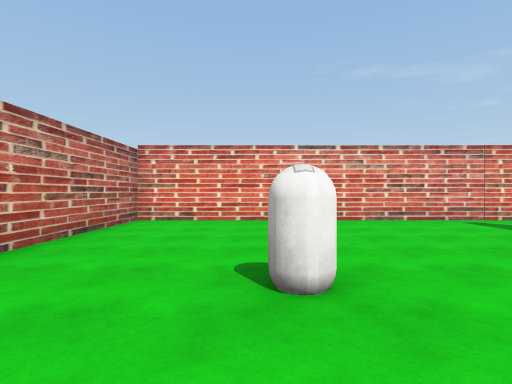
view 1 (above)

18 first-person views from a walk through a scene from a Unity 3-D project. The camera is 1.4 m above the floor, looks level and sees 80° across. The floor is counted in squares, 2 m on a side. Each view is taken from the middle of a square. On the plan, view 1 faces up. The plan holds only what a view shows up to about 10 squares ahead; the rest is blank. The place goes on beyond the plan. The player is left out. Some surface patterns are stand-ins.

view 2
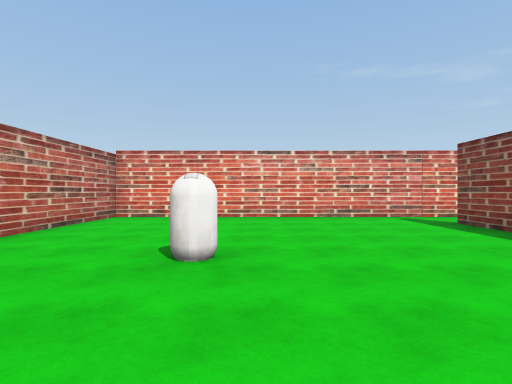

view 3
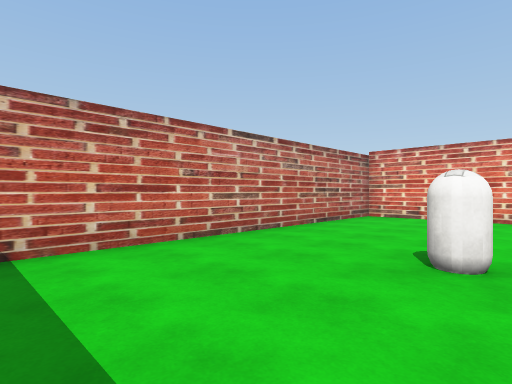

view 4
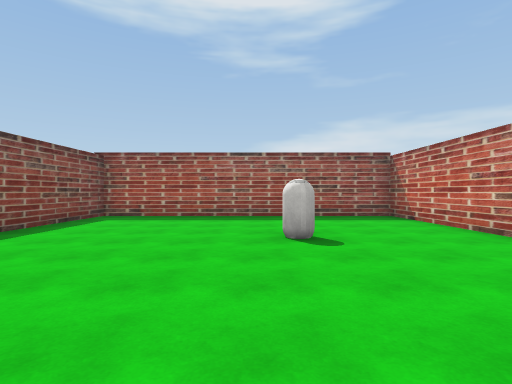

view 5
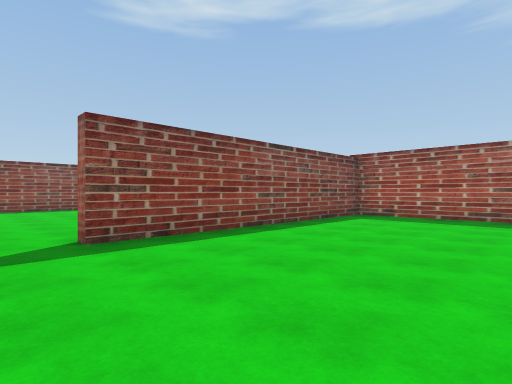

view 6
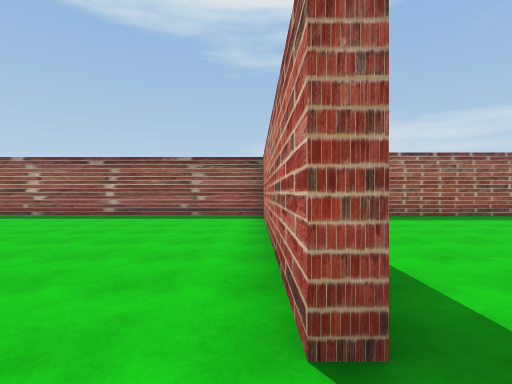

view 7
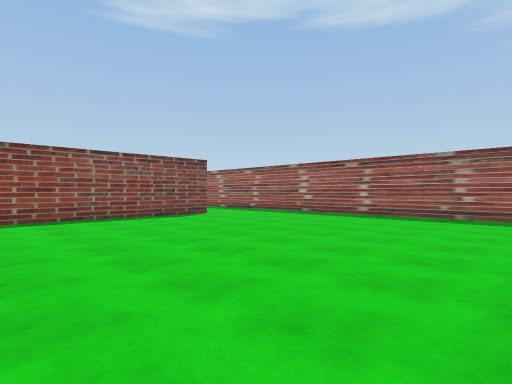

view 8
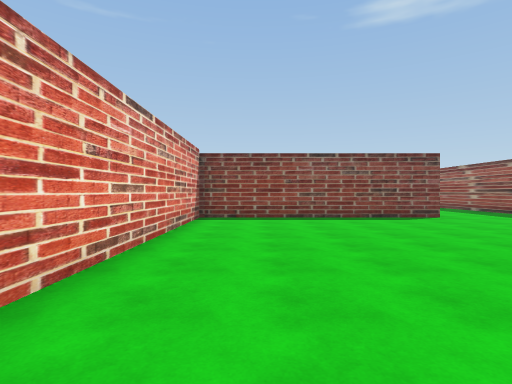

view 9
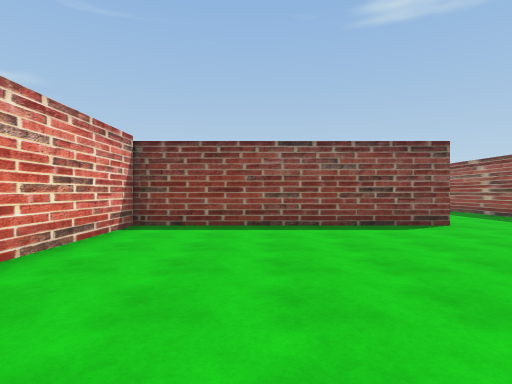

view 10
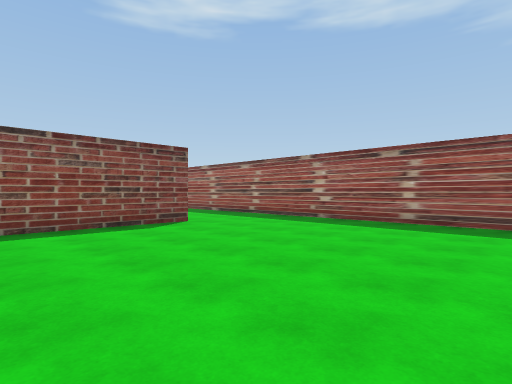

view 11
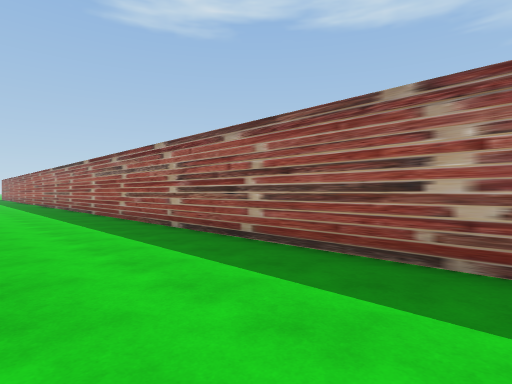

view 12
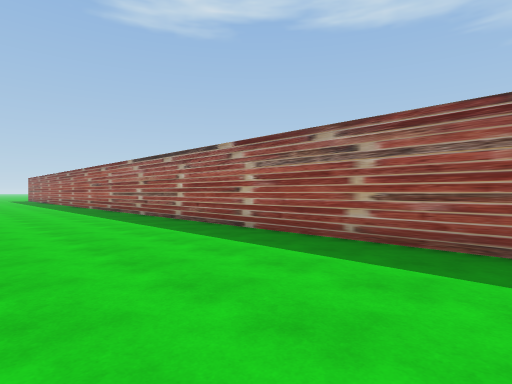

view 13
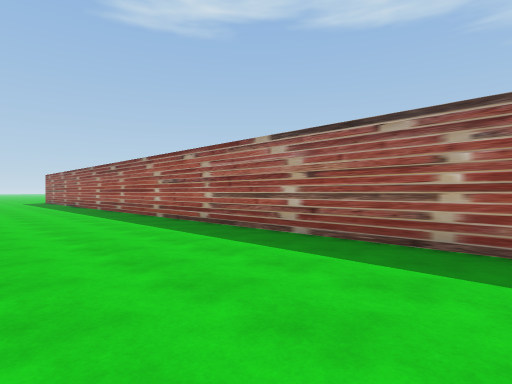

view 14
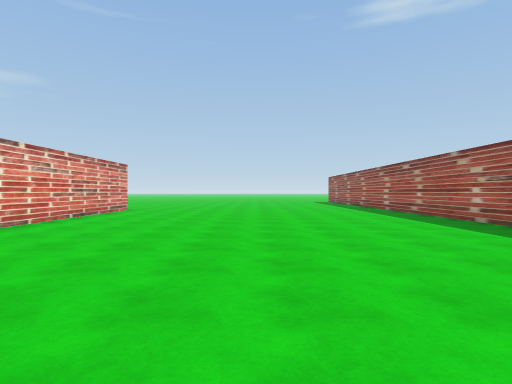

view 15
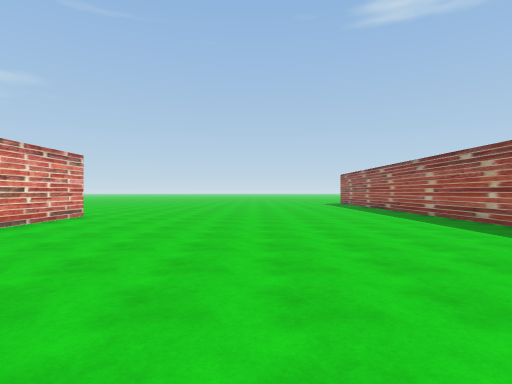

view 16
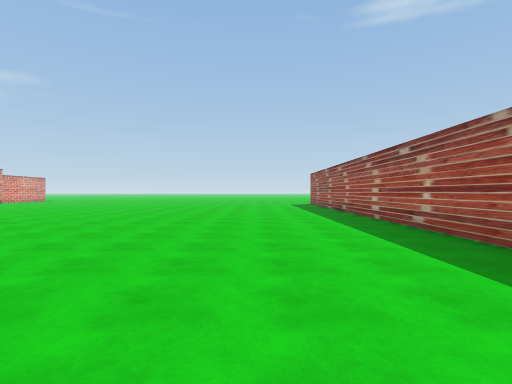

view 17
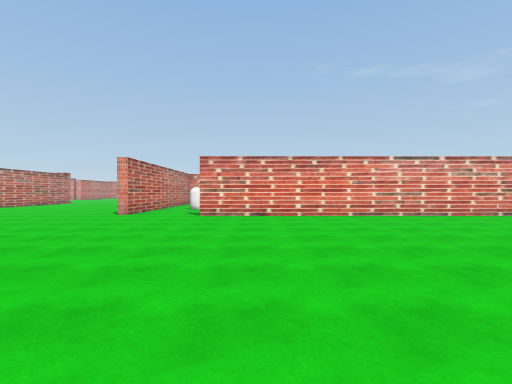

view 18
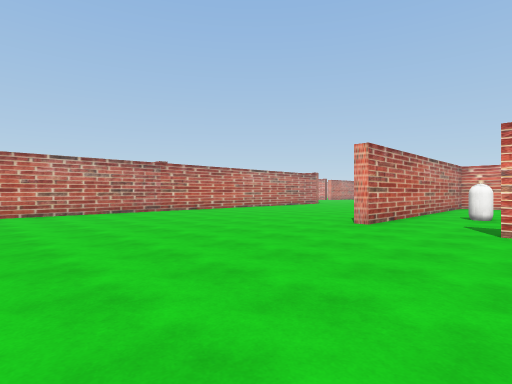

### Floor plan
Points are (right, up) in squares from view 1. A wall is a line through its corners. A room is listed if a view was taken in it or the views show most of it. See-through windows are left out.
Room 1 (views 1, 2, 3, 4, 5)
walls: (5.6, 7.6) (-2.9, 7.6) (-2.9, -1.9) (5.4, -1.9) (5.4, 5.7)
ways out: opening at (5, 6.5) to room 2
objects: other object (0, 2)
Room 2 (views 6, 7, 8, 9, 10, 11)
walls: (5.4, 5.7) (5.8, 5.7) (5.8, -2.2) (13.5, -2.2); (14.3, 0.9) (14.3, 7.6) (5.6, 7.6)
ways out: opening at (5, 6.5) to room 1; opening at (14, -0.5) to room 3
Room 3 (views 12, 13, 14, 15, 16, 17, 18)
walls: (14.7, 5.9) (14.7, 2.9); (36.9, 8) (24.2, 8); (13.5, -2.2) (37.5, -2.2)
ways out: opening at (14, -0.5) to room 2; opening at (23.5, 7.5)

Positions as (right, up) in squares from view 1, and headings:
1: (0, 0), facing up
2: (1, -1), facing up
3: (1, -1), facing up-left
4: (1, 7), facing down
5: (1, 7), facing down-right
6: (6, 7), facing down
7: (6, 7), facing down-right
8: (6, 6), facing right
9: (8, 5), facing right
10: (8, 5), facing down-right
11: (12, 1), facing down-right
12: (18, 2), facing down-right
13: (24, 2), facing down-right
14: (25, 3), facing right
15: (28, 3), facing right
16: (29, 1), facing right
17: (26, -1), facing up
18: (25, 2), facing up-left
